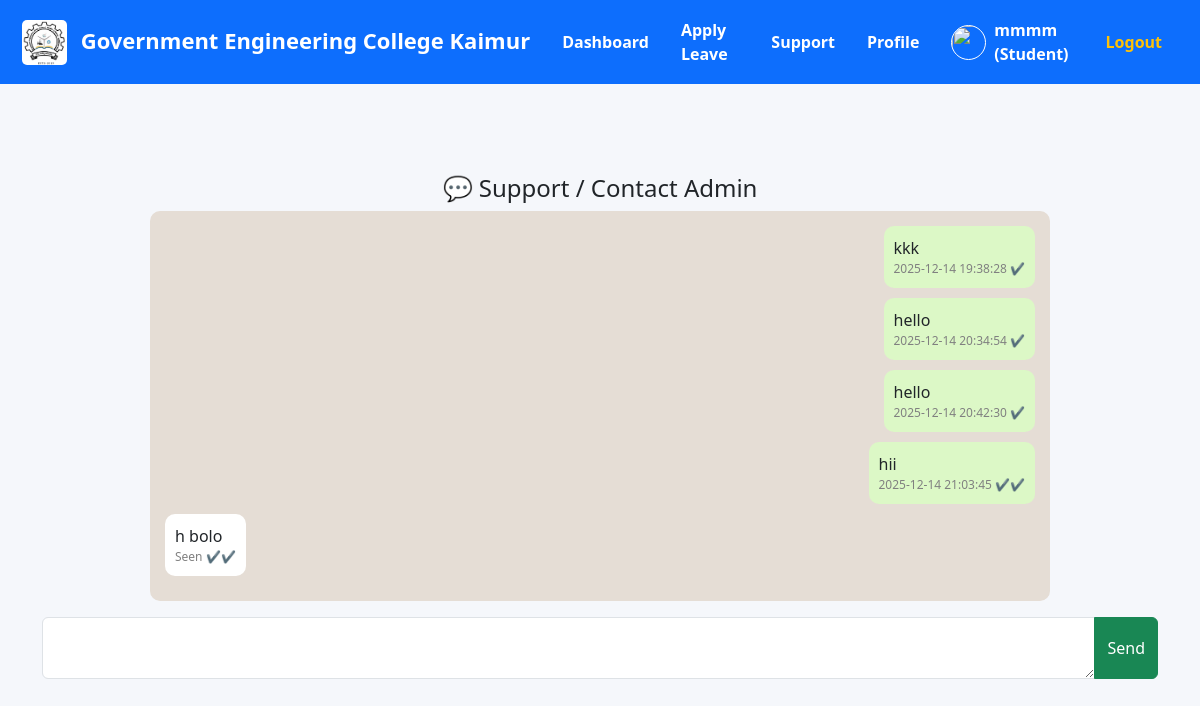
The app's page /student/support (signed in) with its own data.
### tables this page shows
CREATE TABLE support_messages (
    id INTEGER PRIMARY KEY AUTOINCREMENT,
    student_id INTEGER NOT NULL,
    content TEXT NOT NULL,
    reply TEXT,
    seen INTEGER DEFAULT 0,
    created_at TEXT DEFAULT CURRENT_TIMESTAMP,
    FOREIGN KEY(student_id) REFERENCES users(id)
);

### app.py (the view, shortened to what this page needs)
@app.route('/student/support', methods=["GET", "POST"])
@login_required(role="student")
def student_support():
    conn = get_db()
    messages = conn.execute("""
        SELECT content, reply, created_at, seen
        FROM support_messages
        WHERE student_id = ?
        ORDER BY created_at ASC
    """, (session["user_id"],)).fetchall()
    conn.close()
    return render_template("student_support.html", messages=messages)

### app.py (called while the page is built)
def get_db():
    conn = sqlite3.connect(DB_NAME)
    conn.row_factory = sqlite3.Row
    return conn

def login_required(role=None):
    def decorator(fn):
        @wraps(fn)
        def wrapper(*args, **kwargs):
            if "user_id" not in session:
                flash("Please login first!", "danger")
                return redirect(url_for("login"))
            if role:
                user_role = session.get("user_role", "")
                if user_role is None or user_role.lower() != role.lower():
                    flash("Access denied!", "danger")
                    return redirect(url_for("login"))
            return fn(*args, **kwargs)
        return wrapper
    return decorator

### templates/student_support.html (shortened to what this page needs)
{% extends "base.html" %}
{% block content %}
<h4 class="text-center">💬 Support / Contact Admin</h4>
<div class="chat-box">
  {% for m in messages %}
  <div class="chat student">
    <div class="bubble">
      {{ m.content }}
      <div class="time">
        {{ m.created_at }}
        {% if m.seen==1 %}
        <span class="tick blue">✔✔</span>
        {% else %}
        <span class="tick gray">✔</span>
        {% endif %}
      </div>
    </div>
  </div>
  {% if m.reply %}
  <div class="chat admin">
    <div class="bubble">
      {{ m.reply }}
      <div class="time">Seen <span class="tick blue">✔✔</span></div>
    </div>
  </div>
  {% endif %}
  {% endfor %}
</div>
<form method="POST" class="mt-3">
  <div class="input-group">
    <textarea name="content" class="form-control" required></textarea>
    <button class="btn btn-success">Send</button>
  </div>
</form>
{% endblock %}

### templates/base.html (style rules this page uses)
body { background: #f5f7fb; }

### templates/student_support.html (style rules this page uses)
.chat-box { max-width: 900px; margin: auto; background: #e5ddd5; padding: 15px; border-radius: 10px }
.chat { display: flex; margin-bottom: 10px }
.student { justify-content: flex-end }
.admin { justify-content: flex-start }
.bubble { max-width: 65%; padding: 10px; border-radius: 10px; background: #dcf8c6 }
.admin .bubble { background: #fff }
.time { font-size: 12px; color: gray; text-align: right }
.tick.gray { color: gray }
.tick.blue { color: #34b7f1 }

### records on screen
support_messages: content "kkk", created_at "2025-12-14 19:38:28"
support_messages: content "hello", created_at "2025-12-14 20:34:54"
support_messages: content "hello", created_at "2025-12-14 20:42:30"
support_messages: content "hii", created_at "2025-12-14 21:03:45", reply "h bolo"

### other values on screen
{{ session.get('user_name') }} "mmmm"
{{ session.get('user_role')|capitalize }} "Student"
